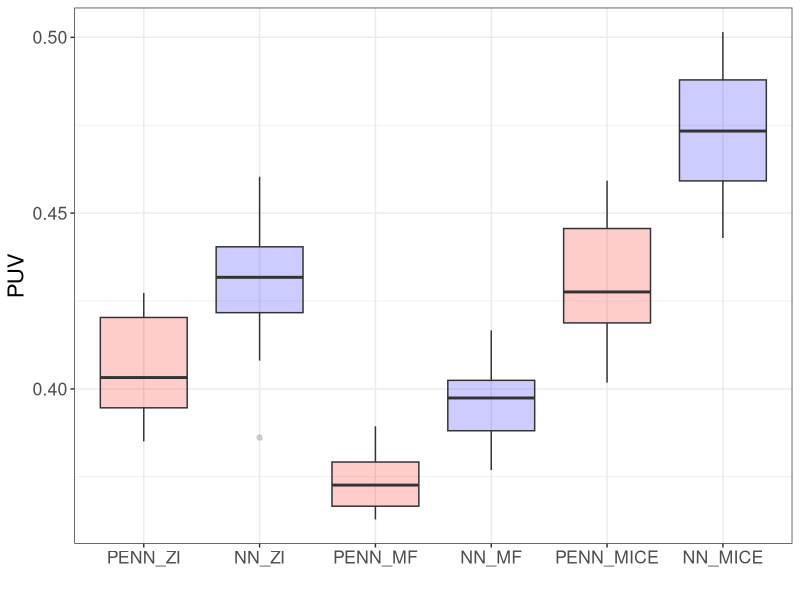

This figure's R source:
library(ggplot2)
library(tidyr)
PENN_ZI = c(0.42565903067588806, 0.40073898434638977, 0.3984534442424774, 0.4272910952568054, 0.39334267377853394, 0.4057226777076721, 0.423631489276886, 0.3850855827331543, 0.4103848338127136, 0.3902251720428467) 

NN_ZI = c(0.4419606328010559, 0.40807539224624634, 0.4268230199813843, 0.4417520761489868, 0.4199759066104889, 0.4303891956806183, 0.4603390097618103, 0.38614293932914734, 0.43310031294822693, 0.43643131852149963) 

PENN_MF = c(0.37622612714767456, 0.3694864511489868, 0.37151092290878296, 0.3816774785518646, 0.36568397283554077, 0.3801940679550171, 0.38935014605522156, 0.36289170384407043, 0.3737718164920807, 0.362894207239151) 

NN_MF = c(0.39580050110816956, 0.39605477452278137, 0.4036164879798889, 0.40672653913497925, 0.37691351771354675, 0.39878472685813904, 0.4166508615016937, 0.3787841498851776, 0.398893803358078, 0.3855339586734772) 

PENN_MICE = c(0.45045194029808044, 0.4246293604373932, 0.41594287753105164, 0.4305364489555359, 0.4018120765686035, 0.4592139720916748, 0.44541293382644653, 0.42065802216529846, 0.4456919729709625, 0.41814500093460083) 

NN_MICE = c(0.5010920763015747, 0.46924880146980286, 0.45665785670280457, 0.4774494767189026, 0.44293004274368286, 0.4884371757507324, 0.5015283823013306, 0.4541475474834442, 0.48627468943595886, 0.4667069911956787) 
Excess_Risk = data.frame('PENN_ZI' = PENN_ZI, 'NN_ZI' = NN_ZI,
                         'PENN_MF' = PENN_MF, 'NN_MF' = NN_MF,
                         'PENN_MICE' = PENN_MICE, 'NN_MICE' = NN_MICE)

df_long = Excess_Risk %>%
  pivot_longer(cols = everything(), names_to = "Variable", values_to = "Value")
df_long$Variable = factor(df_long$Variable, levels = c('PENN_ZI', 'NN_ZI', 'PENN_MF', 'NN_MF', 'PENN_MICE', 'NN_MICE'))

ggplot(df_long, aes(x=Variable, y=Value, fill=Variable)) + geom_boxplot(alpha=0.2) + 
  xlab("") + ylab("PUV") + theme_bw() + theme(legend.position = "none", text = element_text(size = 16)) + 
  scale_fill_manual(values = c('PENN_ZI' = 'red', 'NN_ZI' = 'blue', 'PENN_MF' = 'red', 
                               'NN_MF' = 'blue',  'PENN_MICE' = 'red', 'NN_MICE' = 'blue'))
